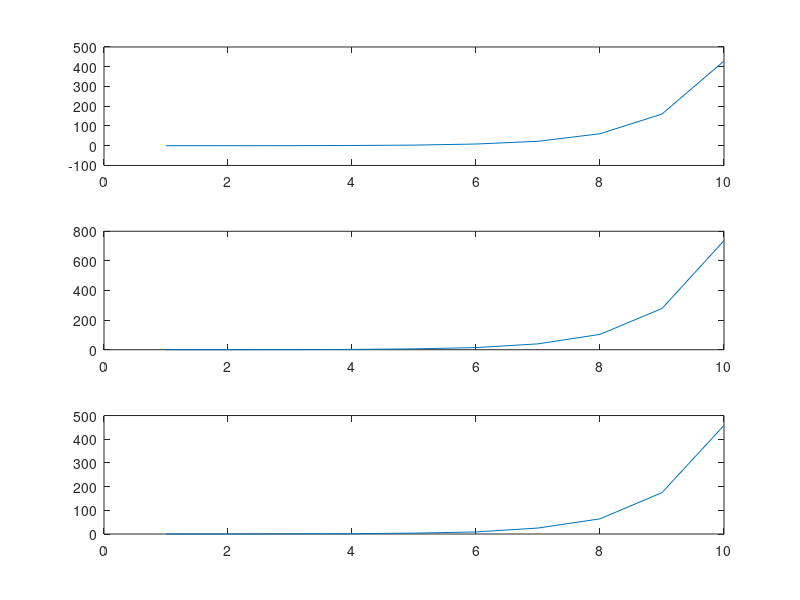

The MATLAB script that drew this image:
clc, clear all, close all

% Simulation parameters
ts = 0.1;

% State-pace parameters
A = [-1.5, 0.56];
B = [0.9, -0.6];
T = 1;

N = 10;
Np = 10;
Nu = 2;

sigma = 1;
lambda = 1;
alpha = 0.5;

A_hat = [A(1)-1, A(2)-A(1)];

A_f = [1 0 0; A_hat(1) 1 0; A_hat(2) A_hat(1) 1];
A_b = [-A_hat(1) -A_hat(2) 0; A_hat(2) 0 0; 0 0 0];

B_b = [B(2) 0; 0 0];
B_f = [B(1) 0; B(2) B(1)];

H = -A_f\A_b;
P = A_f(1:Nu,1:Nu)\B_b;
Q = A_f(1:Nu,1:Nu)\B_f;

G = Q;
w = zeros(2,1);
sigma_m = eye(2)*sigma;
lambda_m = eye(2)*lambda;

cf = 10;
r = ones(100,1);

y = 0;
y_1 = 0;
y_2 = 0;
du_1 = 0;
du_2 = 0;
du = [0;0];
u_1 = 0;
u_2 = 0;
u = 0;
for t = 1:cf
    e = 0.001*randn();
    
    f = H(1:2,1:2)*[y;y_1]+P*[du_1;du_2];

    w(1) = y;
    for i = 1:1
        w(i+1) = alpha * w(i) + (1 - alpha) * r(i+1);
    end

    du_2 = du_1;
    du_1 = du(1);
    du = (G'*sigma_m*G+lambda_m)\(G'*sigma_m*(w-f));
    
    u_2 = u_1;
    u_1 = u;
    u = u + du(1);

    y_1 = y;
    y = -A(1)*y_1 - A(2)*y_2 + B(1)*u_1 + B(2)*u_2 + e;

    DU(t) = du(1);
    U(t) = u;
    Y(t) = y;
end

figure
subplot(3,1,1)
plot(Y)
subplot(3,1,2)
plot(U)
subplot(3,1,3)
plot(DU)
